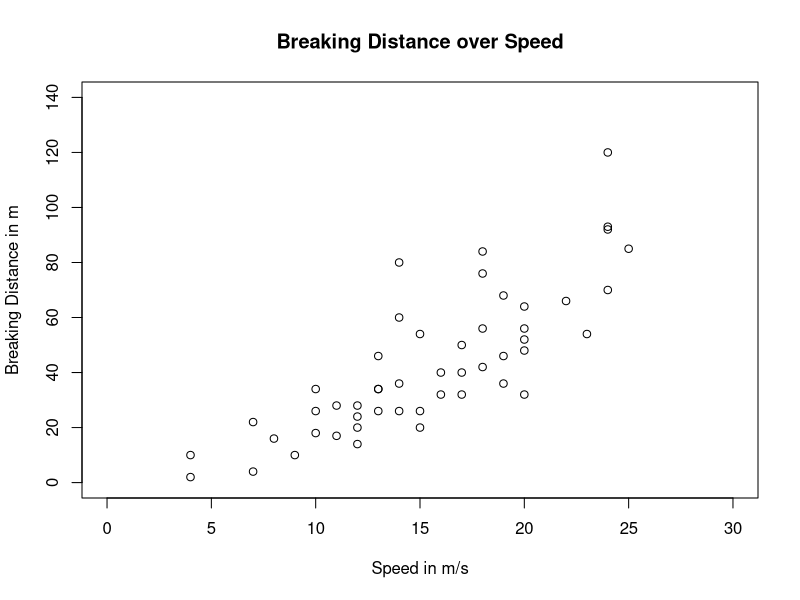
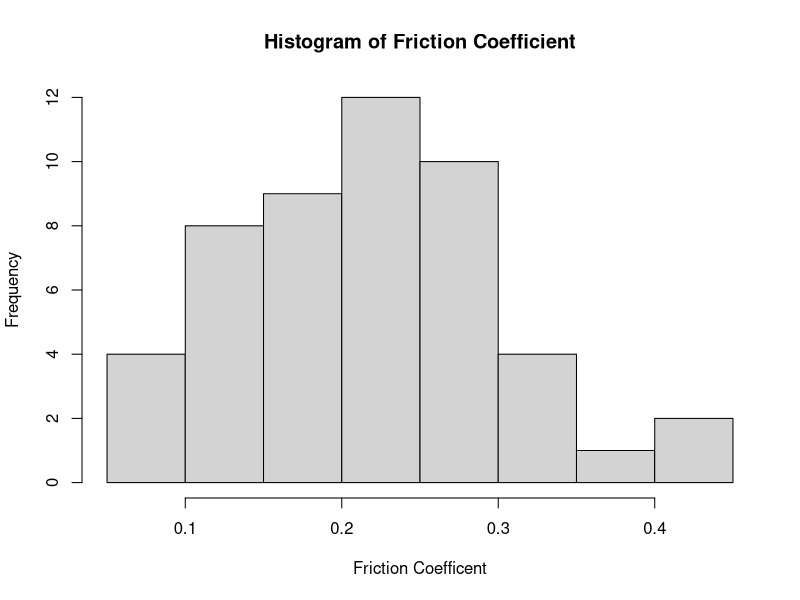
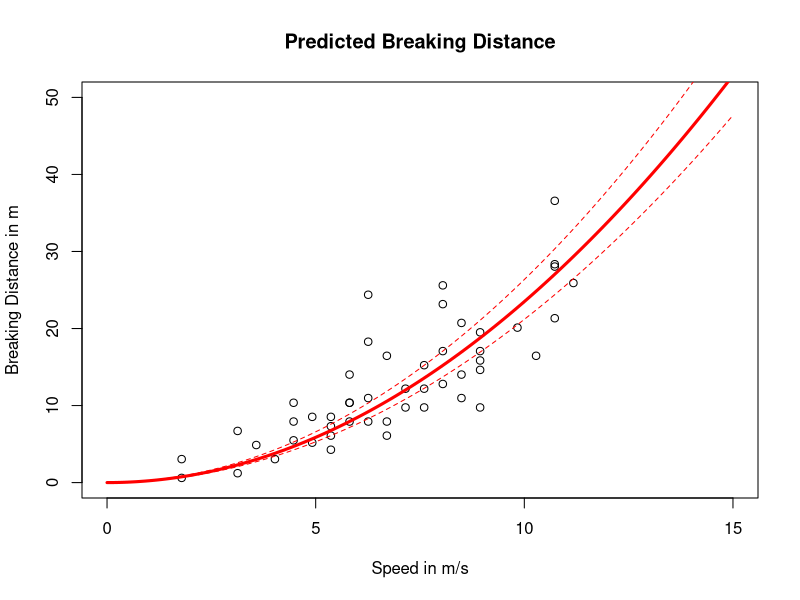

These charts were generated, in order, by the following R code:
## ---- chunk 1
library(datasets)
data("cars")
dim(cars)
## ---- chunk 2
head(cars, 5)
## ---- chunk 3
cars_m <- data.frame(speed = cars$speed * 0.44704,
                     dist = cars$dist * 0.3048)
head(cars_m, 5)
## ---- chunk 4
fig1 <- plot(dist ~ speed, data=cars,
             xlim = c(0,30),
             ylim = c(0,140),
             main = "Breaking Distance over Speed",
             xlab = "Speed in m/s",
             ylab = "Breaking Distance in m")
## ---- chunk 5
g  <- 9.81
cars_m$friction  <- cars_m$speed^2/(2 * g * cars_m$dist)
head(cars_m, 5)
## ---- chunk 6
hist(cars_m$friction,
     main = "Histogram of Friction Coefficient",
     xlab = "Friction Coefficent")
## ---- chunk 7
fcMean <- mean(cars_m$friction)
fcCI <- t.test(cars_m$friction, conf.level = 0.95)$conf.int
## ---- chunk 8
xValues <- seq(0, 15, by = 0.1)
mean <- xValues^2/(2*fcMean*g)
upper <- xValues^2/(2*fcCI[2]*g)
lower <- xValues^2/(2*fcCI[1]*g)

plot(dist ~ speed, data=cars_m,
             xlim = c(0,15),
             ylim = c(0,50),
             main = "Predicted Breaking Distance",
             xlab = "Speed in m/s",
             ylab = "Breaking Distance in m")

lines(xValues, mean, col = "red", lwd = 3)
lines(xValues, upper, col = "red", lty = 2)
lines(xValues, lower, col = "red", lty = 2)
